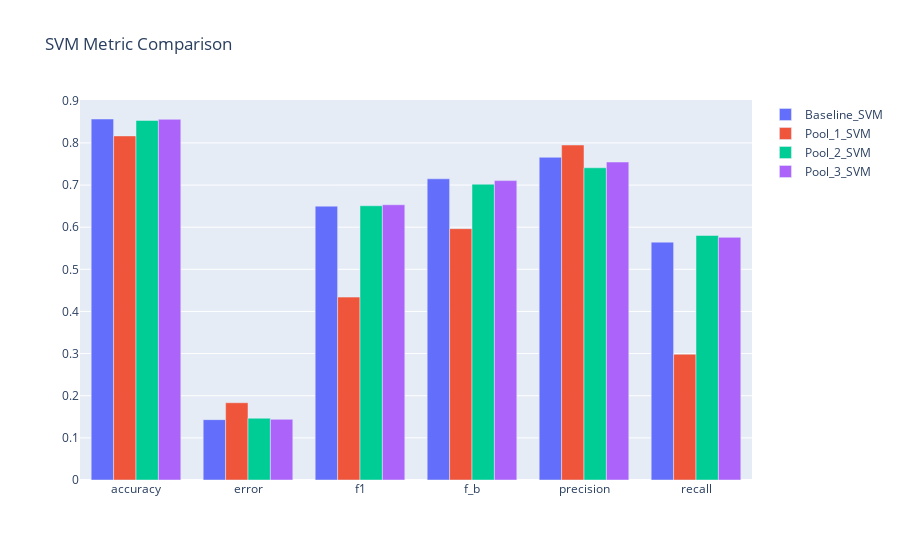

Notebook code for this chart:
### Markdown cell above
### Graphing SVM Metrics

### Code cell
graph_metrics_comparison(list_of_svm,title_of_graph='SVM Metric Comparison')

### Figure 1 — Plotly figure (JSON) as saved in the notebook; plotly's stock layout.template omitted (floating-point values rounded to 4 significant figures)
{"data": [{"name": "Baseline_SVM", "type": "bar", "x": ["accuracy", "error", "f1", "f_b", "precision", "recall"], "y": [0.8567, 0.1433, 0.6499, 0.7148, 0.7658, 0.5644]}, {"name": "Pool_1_SVM", "type": "bar", "x": ["accuracy", "error", "f1", "f_b", "precision", "recall"], "y": [0.8166, 0.1834, 0.434, 0.5965, 0.795, 0.2985]}, {"name": "Pool_2_SVM", "type": "bar", "x": ["accuracy", "error", "f1", "f_b", "precision", "recall"], "y": [0.8533, 0.1467, 0.6509, 0.7021, 0.741, 0.5803]}, {"name": "Pool_3_SVM", "type": "bar", "x": ["accuracy", "error", "f1", "f_b", "precision", "recall"], "y": [0.856, 0.144, 0.6532, 0.7105, 0.7546, 0.5759]}], "layout": {"title": {"text": "SVM Metric Comparison"}}}
